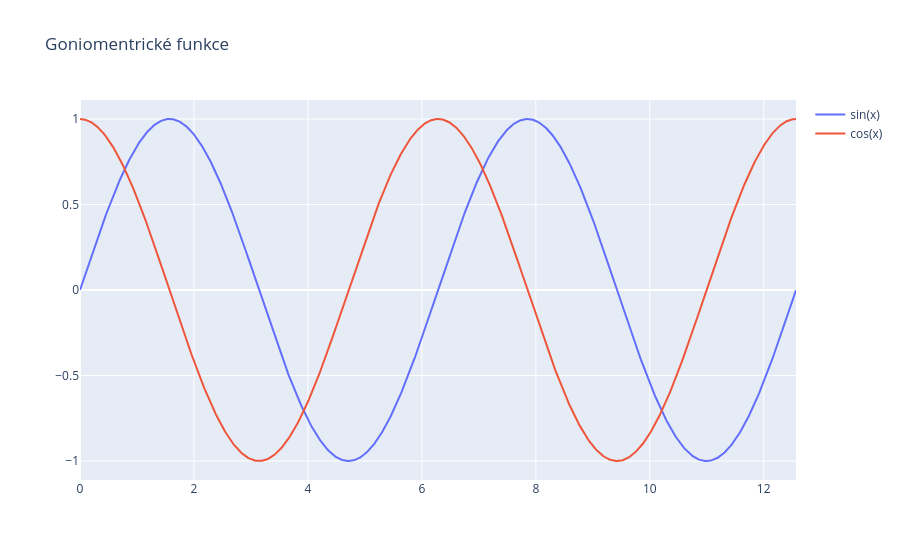

This figure's notebook cell:
### Code cell
x = np.linspace(0, 4 * np.pi, 1_000)

fig = go.Figure(
    data=[go.Scatter(x=x, y=np.sin(x), name="sin(x)"), go.Scatter(x=x, y=np.cos(x), name="cos(x)")],
    layout=go.Layout(title=go.layout.Title(text="Goniomentrické funkce")),
)

fig.show()

### Figure 1 — Plotly figure (JSON) as saved in the notebook; plotly's stock layout.template omitted (floating-point values rounded to 4 significant figures; data arrays with more than 128 entries replaced by an {"elided": "..."} marker saying what was removed)
{"data": [{"name": "sin(x)", "type": "scatter", "x": {"elided": "1000 float values"}, "y": {"elided": "1000 float values"}}, {"name": "cos(x)", "type": "scatter", "x": {"elided": "1000 float values"}, "y": {"elided": "1000 float values"}}], "layout": {"title": {"text": "Goniomentrické funkce"}}}
